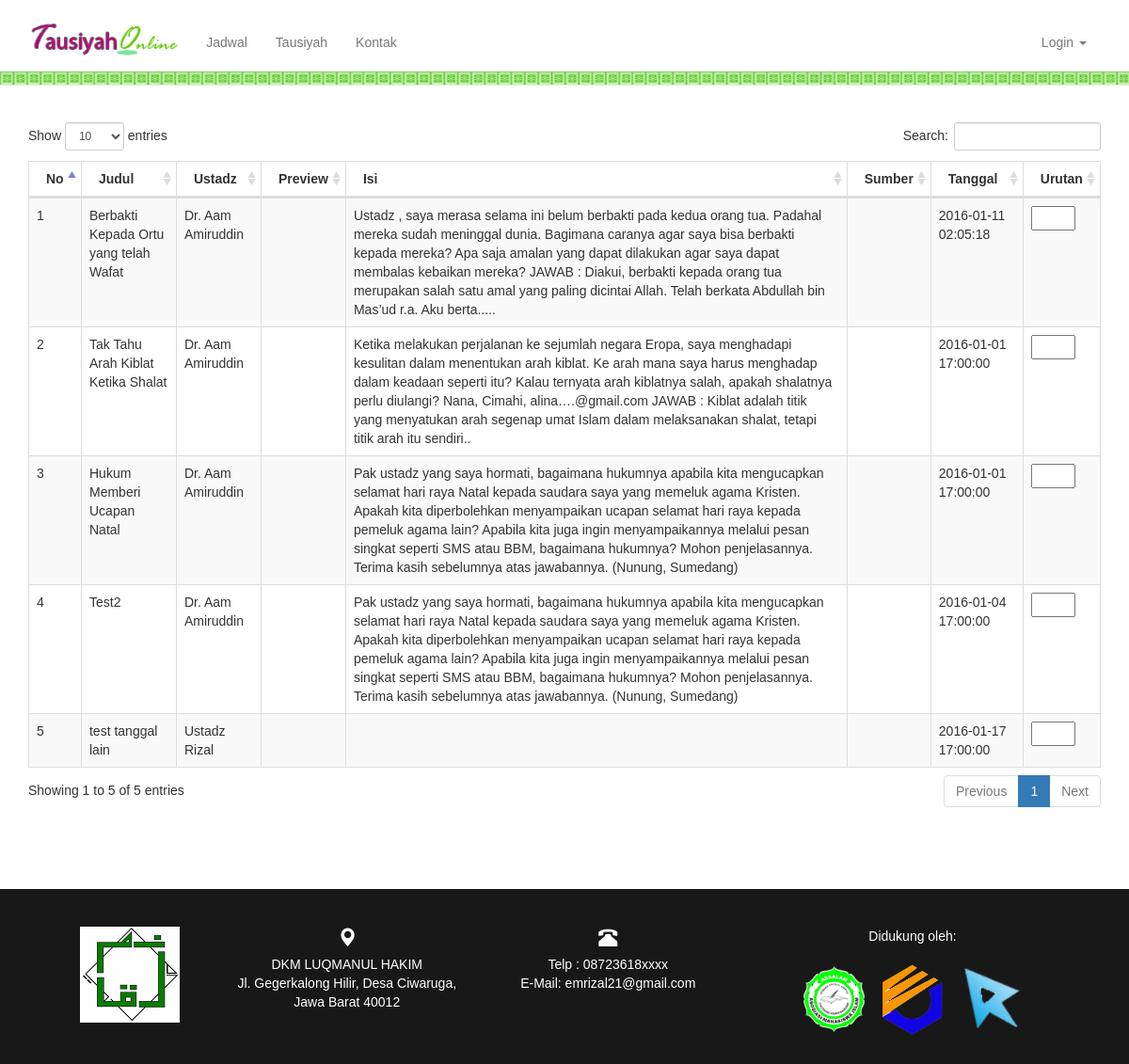
Page /index.php/main/daftar_tausiyah on the committed database.
### tables this page shows
CREATE TABLE IF NOT EXISTS `materi` (
  `id_materi` int(11) NOT NULL AUTO_INCREMENT,
  `judul` varchar(128) NOT NULL,
  `ustadz` varchar(128) NOT NULL,
  `tanggal` timestamp NOT NULL DEFAULT CURRENT_TIMESTAMP ON UPDATE CURRENT_TIMESTAMP,
  `isi` text NOT NULL,
  `gambar` text NOT NULL,
  PRIMARY KEY (`id_materi`)
);

### application/controllers/main.php (called while the page is built, shortened)
<?php
class Main extends CI_Controller {
	function daftar_tausiyah(){
		$data['materi']=$this->m_main->getAllMateri();
		$this->load->view("daftar_tausiyah",$data);
	}
}

### index.php (called while the page is built, shortened)
<?php
require_once BASEPATH.'core/CodeIgniter.php';

### application/models/m_main.php (called while the page is built, shortened)
<?php
class M_main extends CI_Model {
	function getAllMateri(){
		$query = $this->db->query("SELECT * from materi")->result_array();
		return $query;
	}
}
?>

### application/views/daftar_tausiyah.php (the view, shortened to what this page needs)
<?php
include "header.php";
?>
<body id="page-top" data-spy="scroll" data-target=".navbar-fixed-top">
    <nav class="navbar navbar-default navbar-fixed-top" role="navigation">
        <div class="container">
            <div class="navbar-header page-scroll">
                <a class="navbar-brand page-scroll" href="<?=base_url()?>#page-top"><img src="<?=base_url()?>assets/img/to.png" height="50px" style="margin-top:-19px;"/></a>
            </div>
            <div class="collapse navbar-collapse navbar-ex1-collapse">
                <ul class="nav navbar-nav">
                    <li>
                        <a class="page-scroll" href="<?=base_url()?>#jadwal">Jadwal</a>
                    </li>
                    <li>
                        <a class="page-scroll" href="<?=base_url()?>#materi">Tausiyah</a>
                    </li>
                    <li>
                        <a class="page-scroll" href="<?=base_url()?>#contact">Kontak</a>
                    </li>
                </ul>
                <ul class="nav navbar-nav pull-right">
                 <?php
                 if($this->session->userdata('username')==""){
                    ?>
                    <li class="dropdown"><a href="#" class="dropdown-toggle" data-toggle="dropdown">Login
                        <b class="caret"></b></a>
                    </li>
                </ul>
                <?php
            }
            ?>
        </div>
    </div>
</nav>
<div class="container">
    <div class="row">
        <div class="col-lg-12">
            <h1 class="page-header">Daftar Tausiyah</h1>
        </div>
    </div>
    <br>
    <div class="row">
        <div class="col-md-12">
            <div class="dataTable_wrapper">
                <table class="table table-striped table-bordered table-hover" id="dataTables-example">
                    <thead>
                        <tr>
                            <th>No</th>
                            <th>Judul</th>
                            <th>Ustadz</th>
                            <th>Preview</th>
                            <th>Isi</th>
                            <th>Sumber</th>
                            <th>Tanggal</th>
                            <th>Urutan</th>
                        </tr>
                    </thead>
                    <tbody>
                        <?php
                        $no=1;
                        foreach ($materi as $m) {
                            ?>
                            <tr>
                                <td><?=$no?></td>
                                <td><?=$m['judul']?></td>
                                <td><?=$m['ustadz']?></td>
                                <td><?=$m['preview']?></td>
                                <td><?=$m['isi']?></td>
                                <td><?=$m['sumber']?></td>
                                <td><?=$m['tanggal']?></td>
                                <td>
                                <form action="<?=base_url()?>main/edit_urutan" method="POST">
                                        <input type="text" name="urutan" value="<?=$m['urutan_tampil']?>"  size="5">
                                    </form>
                                </td>
                            </tr>
                            <?php
                            $no++;
                        }
                        ?>
                    </tbody>
                </table>
            </div>
        </div>
    </div>
    <br><br>
    <br>
    <br>
</div>
<?php
include "footer.php";
?>

### application/views/header.php (shortened to what this page needs)
<!DOCTYPE html>
<html lang="en">
<head>
    <link href="<?=base_url()?>assets/css/bootstrap.min.css" rel="stylesheet">
    <link href="<?=base_url()?>assets/css/style.css" rel="stylesheet">
    <link href="<?=base_url()?>assets/css/scrolling-nav.css" rel="stylesheet">
	<link href="<?php echo base_url('assets/vendor/font-awesome/css/font-awesome.min.css'); ?>" rel="stylesheet" type="text/css">
    <link href="<?=base_url()?>assets/datatables-plugins/integration/bootstrap/3/dataTables.bootstrap.css" rel="stylesheet">
    <link href="<?=base_url()?>assets/datatables-responsive/css/dataTables.responsive.css" rel="stylesheet">
    <link rel='stylesheet' href='<?=base_url()?>assets/lib/cupertino/jquery-ui.min.css' />
    <link href='<?=base_url()?>assets/css/fullcalendar.css' rel='stylesheet' />
    <link href='<?=base_url()?>assets/css/fullcalendar.print.css' rel='stylesheet' media='print' />
</head>

### application/views/footer.php (shortened to what this page needs)
<section id="contact" class="contact-section">
    <div class="container">
        <div class="col-md-12">
            <div class="col-md-2">
                <img src="<?=base_url()?>assets/img/logo.png">
            </div>
			<div class="col-md-3">
				<i class="glyphicon glyphicon-map-marker" style="font-size: 20px; margin-bottom: 10px;"></i><br>
				DKM LUQMANUL HAKIM<br>Jl. Gegerkalong Hilir, Desa Ciwaruga, Jawa Barat 40012
			</div>
			<div class="col-md-3">
				<i class="glyphicon glyphicon-phone-alt" style="font-size: 20px; margin-bottom: 10px"></i><br>
				Telp  : 08723618xxxx<br>
				E-Mail: emrizal21@gmail.com
			</div>
			<div class="col-md-4">
				Didukung oleh:<br><br>
				<img src="<?=base_url()?>assets/img/logo_assalam.png" height="70px" title="Assalam POLBAN" />&emsp;<img src="<?=base_url()?>assets/img/polban.png" height="75px" title="POLBAN" />&emsp;<img src="<?=base_url()?>assets/img/ruki.png" height="70px" title="Ruki">
			</div>
        </div>
		<div class="col-md-12" style="margin-top: 20px;">
		</div>
    </div>
</section>
</body>
</html>

### assets/css/style.css (style rules this page uses)
.navbar { background: #fff url('../img/border.jpg'); background-repeat: repeat-x; background-position: bottom; }
.contact-section { color: white; }

### assets/css/scrolling-nav.css (style rules this page uses)
body { width: 100%; height: 100%; }
html { width: 100%; height: 100%; }
@media (min-width:767px) { .navbar { padding: 20px 0; -webkit-transition: background .2s ease-in-out,padding .2s ease-in-out; -moz-transition: background .2s ease-in-out,padding .2s ease-in-out; transition: background .2s ease-in-out,padding .2s ease-in-out; } }
.contact-section { *height: 20%; padding-top: 40px; padding-bottom: 10px; text-align: center; background: #181818; }

### assets/css/fullcalendar.print.css (style rules this page uses)
th, td, hr, thead, tbody, .fc-row { border-color: #ccc !important; background: #fff !important; }

### application/views/header.php (style rules this page uses)
body { padding: 0; font-family: "Lucida Grande",Helvetica,Arial,Verdana,sans-serif; font-size: 14px; }

### rows in the picture
materi: judul "Berbakti Kepada Ortu yang telah Wafat", ustadz "Dr. Aam Amiruddin", isi "Ustadz , saya merasa selama ini belum berbakti pada kedua orang tua. Padahal mereka sudah meninggal dunia. Bagimana caranya agar saya bisa berbakti kepada mereka? Apa saja amalan yang dapat dilakukan agar saya dapat membalas kebaikan mereka? JAWAB : Diakui, berbakti kepada orang tua merupakan salah satu amal yang paling dicintai Allah. Telah berkata Abdullah bin Mas’ud r.a. Aku berta.....", tanggal "2016-01-11 02:05:18"
materi: judul "Tak Tahu Arah Kiblat Ketika Shalat", ustadz "Dr. Aam Amiruddin", isi "Ketika melakukan perjalanan ke sejumlah negara Eropa, saya menghadapi kesulitan dalam menentukan arah kiblat. Ke arah mana saya harus menghadap dalam keadaan seperti itu? Kalau ternyata arah kiblatnya salah, apakah shalatnya perlu diulangi? Nana, Cimahi, alina….@gmail.com JAWAB : Kiblat adalah titik yang menyatukan arah segenap umat Islam dalam melaksanakan shalat, tetapi titik arah itu sendiri..", tanggal "2016-01-01 17:00:00"
materi: judul "Hukum Memberi Ucapan Natal", ustadz "Dr. Aam Amiruddin", isi "Pak ustadz yang saya hormati, bagaimana hukumnya apabila kita mengucapkan selamat hari raya Natal kepada saudara saya yang memeluk agama Kristen. Apakah kita diperbolehkan menyampaikan ucapan selamat hari raya kepada pemeluk agama lain? Apabila kita juga ingin menyampaikannya melalui pesan singkat seperti SMS atau BBM, bagaimana hukumnya? Mohon penjelasannya. Terima kasih sebelumnya atas jawabannya. (Nunung, Sumedang)", tanggal "2016-01-01 17:00:00"
materi: judul "Test2", ustadz "Dr. Aam Amiruddin", isi "Pak ustadz yang saya hormati, bagaimana hukumnya apabila kita mengucapkan selamat hari raya Natal kepada saudara saya yang memeluk agama Kristen. Apakah kita diperbolehkan menyampaikan ucapan selamat hari raya kepada pemeluk agama lain? Apabila kita juga ingin menyampaikannya melalui pesan singkat seperti SMS atau BBM, bagaimana hukumnya? Mohon penjelasannya. Terima kasih sebelumnya atas jawabannya. (Nunung, Sumedang)", tanggal "2016-01-04 17:00:00"
materi: judul "test tanggal lain", ustadz "Ustadz Rizal", tanggal "2016-01-17 17:00:00"
